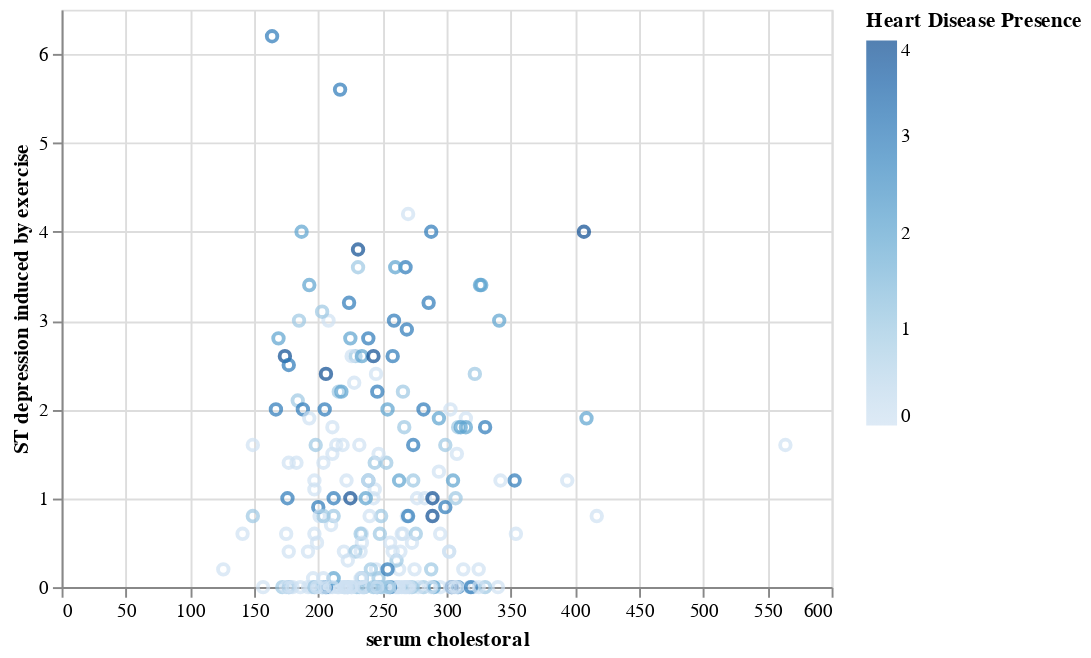

Notebook cell for this chart:
### Code cell
chol_oldpeak_plot = alt.Chart(cleveland_train).mark_point().encode(
    x = alt.X("chol", title = "serum cholestoral"),
    y = alt.Y('oldpeak', title = "ST depression induced by exercise"),
    color = alt.Color("heart_disease_presence", title = "Heart Disease Presence")
)
chol_oldpeak_plot

### Figure 1 — Vega-Lite specification as saved in the notebook (floating-point values rounded to 4 significant figures; data arrays with more than 128 entries replaced by an {"elided": "..."} marker saying what was removed)
{"config": {"view": {"continuousWidth": 400, "continuousHeight": 300}}, "data": {"name": "data-2f4852ee1af2b8cf26a07939a39c8b20"}, "mark": "point", "encoding": {"color": {"field": "heart_disease_presence", "title": "Heart Disease Presence", "type": "quantitative"}, "x": {"field": "chol", "title": "serum cholestoral", "type": "quantitative"}, "y": {"field": "oldpeak", "title": "ST depression induced by exercise", "type": "quantitative"}}, "$schema": "https://vega.github.io/schema/vega-lite/v4.17.0.json", "datasets": {"data-2f4852ee1af2b8cf26a07939a39c8b20": {"elided": "227 records"}}}
